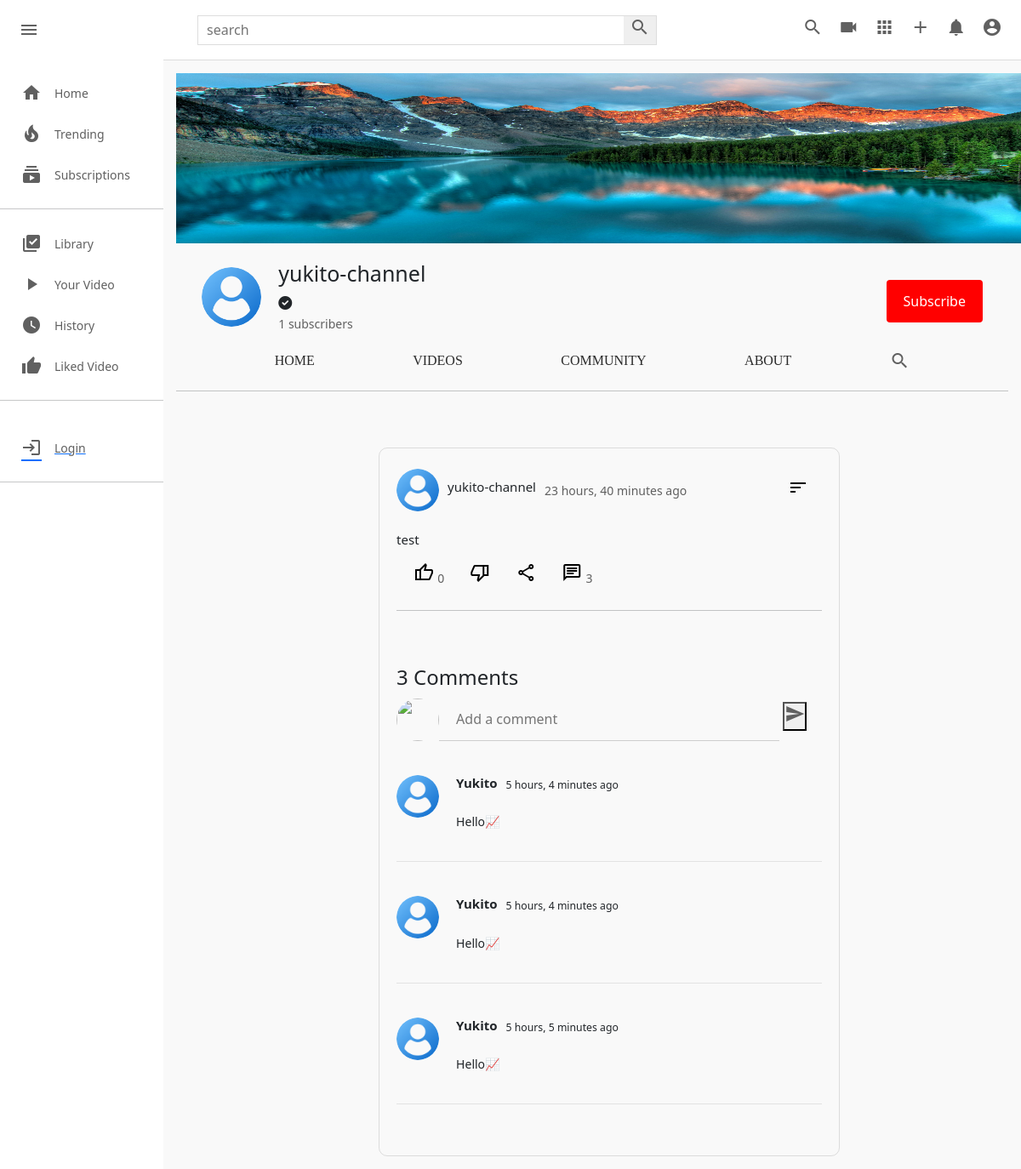
The app's page /c/1/community/3/ with its own data.
### channel/models.py (models this page shows, shortened)
class Channel(models.Model):
    channel_art=models.ImageField(upload_to=user_directory_path,default='images/channel-art.jpg')
    image=models.ImageField(upload_to=user_directory_path,default='images/user-image.png')
    full_name=models.CharField(max_length=100)
    channel_name=models.CharField(max_length=100)
    description=models.TextField(null=True,blank=True)
    keyword=TaggableManager(blank=True)
    date=models.DateTimeField(auto_now_add=True)
    status=models.CharField(choices=STATUS,max_length=100,default='Active')
    user=models.OneToOneField(User,on_delete=models.SET_NULL,null=True,related_name="channel")
    subscribers=models.ManyToManyField(User,related_name="user_subs",blank=True)
    verified=models.BooleanField(default=False)
    total_view=models.PositiveIntegerField(default=0)
    business_email=models.EmailField(null=True,blank=True)
    make_business_email_public=models.BooleanField(default=False)
    business_location=models.CharField(null=True,blank=True,max_length=100)
    make_business_location_public=models.BooleanField(default=False)
    website=models.URLField(default='https://www.udemy.com/home')
    instagram=models.URLField(default='https://www.udemy.com/home')
    facebook=models.URLField(default='https://www.udemy.com/home')
    twitter=models.URLField(default='https://www.udemy.com/home')

class Community(models.Model):
    channel=models.ForeignKey(Channel,on_delete=models.CASCADE)
    image=models.ImageField(upload_to=user_directory_path,null=True,blank=True)
    content=models.TextField(null=True,blank=True)
    date=models.DateTimeField(auto_now_add=True)
    status=models.CharField(choices=STATUS,default='Active',max_length=100)
    likes=models.ManyToManyField(User,blank=True)
    class Meta:
        verbose_name='Community'
        verbose_name_plural='Community Posts'

class CommunityComment(models.Model):
    community=models.ForeignKey(Community,on_delete=models.CASCADE,related_name="comments")
    user=models.ForeignKey(User,on_delete=models.CASCADE)
    comment=models.TextField()
    date=models.DateTimeField(auto_now_add=True)
    active=models.BooleanField(default=True)
    class Meta:
        verbose_name='Community Comments'
        verbose_name_plural='Community Comments'

### userauths/models.py (models this page shows, shortened)
class User(AbstractUser):
    username=models.CharField(max_length=100)
    email=models.EmailField(unique=True,null=True)
    USERNAME_FIELD='email'
    REQUIRED_FIELDS=['username']

### channel/views.py (the view)
# urls.py: path("<channel_name>/community/<int:community_id>/",views.channel_community_detail,name='channel-community-detail'),
def channel_community_detail(request,channel_name,community_id):
    channel = get_object_or_404(Channel,id=channel_name)
    community = Community.objects.get(channel=channel,status='Active',id=community_id)
    comments=CommunityComment.objects.filter(community=community,active=True).order_by('-date')
    context={
        'channel': channel,
        'community':community,
        'comments': comments,
    }
    return render(request,'channel/channel_community_detail.html',context)

### templates/channel/channel_community_detail.html (shortened to what this page needs)
{% extends 'base.html' %}
{% load static %}
{% block style %}
<link rel="stylesheet" href="{% static 'css/style.css' %}" type="text/css">
<link rel="stylesheet" href="{% static 'css/channel-community.css' %}" type="text/css">
<link rel="stylesheet" href="{% static 'css/channel.css' %}" type="text/css">
{% endblock style %}
{% block content %}
    <div class="mainBody">
        {% include 'partials/sidebar.html' %}
        <div class="videos">
            {% include 'channel/partials/channel-header.html' %}
            <div class="video-container">
                <div class="content-border">
                    <div class="content-div">
                        <div class="header-comm">
                            <div class="channel-details">
                                {% if community.channel.image %}
                                <img src="{{community.channel.image.url}}" class="channel-img-com" alt="">
                                {% else %}
                                <img src="https://thumbs.dreamstime.com/b/default-avatar-profile-vector-user-profile-default-avatar-profile-vector-user-profile-profile-179376714.jpg" class="channel-img-com" alt="">
                                {% endif %}
                                <h5>{{community.channel.channel_name}}</h5>
                                <span>{{ community.date|timesince }} ago</span>
                            </div>
                            <div class="dropdown">
                                <button class="dropbtn">
                                    <i class="material-symbols-outlined">sort</i>
                                </button>
                                </div>
                        </div>
                        <div class="content">
                            <h3>{{ community.content }}</h3>
                        </div>
                        <div class="icon-section">
                            <div class="single-icon">
                                <a href="{% url 'com_add_like' community.id %}"><i class="material-icons material-symbols-outlined">thumb_up</i></a>
                                <span>{{ community.likes.all.count }}</span>
                            </div>
                            <div class="single-icon">
                                <a href="{% url 'com_add_like' community.id %}"><i class="material-icons material-symbols-outlined">thumb_down</i></a>
                            </div>
                            <div class="single-icon">
                                <i class="material-icons material-symbols-outlined">share</i>
                            </div>
                            <div class="single-icon">
                                <i class="material-icons material-symbols-outlined">chat</i>
                                <span>{{community.comments.all.count}}</span>
                            </div>
                        </div>
                        <hr><br><br>
                        <div class="comment-section">
                            <h4>{{ community.comments.all.count }} Comment{{ community.comments.all.count|pluralize }}</h4>
                            <div class="create-comment">
                                <div class="create-comment-img">
                                    <img src="{{request.user.channel.image.url}}" alt="">
                                </div>
                                <form action="{% url 'create-comment' community.id %}" method="POST">
                                    <div class="create-comment-input">
                                        <input class="comment-class" name="comment" id="comment" type="text" placeholder="Add a comment">
                                        <button type="submit"><i class="material-icons">send</i></button>
                                    </div>
                                </form>
                            </div>
                            {% for c in comments %}
                            <div class="comment-wrap">
                                <div class="comments">
                                    <div class="comment-img">
                                        <a href="{% url 'channel-profile' c.user.channel.id %}"><img src="{{c.user.channel.image.url}}" alt=""></a>
                                    </div>
                                    <div class="comment-content">
                                        <div class="comment-header">
                                            <h4><b>{{ c.user.username|title }}</b></h4>
                                            <p><small>{{c.date|timesince}} ago</small></p>
                                        </div>
                                        <p>{{ c.comment }}</p>
                                    </div>
                                </div>
                            </div>
                            {% endfor %}
                        </div>
                    </div>
                </div>
            </div>
        </div>
    </div>
{% endblock %}

### templates/channel/partials/channel-header.html (shortened to what this page needs)
{% include 'partials/alert.html' %}
<div class="channel-art">
    {% if channel.channel_art.url %}
    <img  src="{{ channel.channel_art.url }}" alt="">
    {% else %}
    <img src="https://wallpaper.dog/large/10702685.jpg" alt="">
    {% endif %}
</div>
<div class="channel-header flex">
    <div class="channel-img-title flex">
        {% if channel.image %}
        <img class="img" src="{{channel.image.url}}" alt="">
        {% else %}
        <img class="img" src="https://thumbs.dreamstime.com/b/default-avatar-profile-vector-user-profile-default-avatar-profile-vector-user-profile-profile-179376714.jpg" alt="">
        {% endif %}
        <div class="channel-image-texts">
            <h4 class="flex">{{channel.channel_name}}</h4>
            {% if channel.verified == True %} <i class="fas fa-check-circle"></i> {% endif %} <br>
            <span id="count">{{channel.subscribers.all.count}}</span><span> subscribers</span>
        </div>
    </div>
    <div class="channel-header-btns">
        {% if request.user != channel.user %}
        <div><button id="sub_btn" onclick="addsub()" class="channel-subscribe sub_button_channel">Subscribe</button></div>
        {% endif %}
    </div>
</div>
<div class="channel-header-links flex">
    <a href="{% url 'channel-profile' channel.id %}" class="display-this">Home</a>
    <a href="{% url 'channel-videos' channel.id %}" class="display-this">Videos</a>
    <a href="{% url 'channel-community' channel.id %}" class="dont-display-thdis">Community</a>
    <a href="{% url 'channel-about' channel.id %}" class="displhray-this">About</a>
    <a href="" class="dont-display-this"><i class="material-icons">search</i></a>
</div>
<hr>

### static/css/style.css (style rules this page uses)
* { margin: 0; padding: 0; box-sizing: border-box; }
body { font-family: 'Roboto','sans-serif'; }
.material-icons { color: rgb(96, 96, 96); }
.mainBody { height: calc(100vh - 70px); display: flex; overflow: hidden; }
hr { height: 1px; background-color: #e5e5e5; border: none; }
.videos { background-color: #f9f9f9; width: 100%; height: 100%; padding: 15px 15px; border-top: 1px solid #ddd; overflow-y: scroll; }
.video-container { display: flex; flex-direction: row; justify-content: space-around; flex-wrap: wrap; }
.title a, span { text-decoration: none; color: rgb(96, 96, 96); font-size: 14px; }

### static/css/channel-community.css (style rules this page uses)
.content-border { margin-left: 40px; margin-top: 50px; border: solid 1px rgba(92, 92, 92, 0.185); padding: 20px; border-radius: 10px; }
.header-comm { justify-content: space-between; display: flex; }
.channel-details { display: flex; align-items: center; }
.channel-details img { width: 50px; border-radius: 50px; object-fit: cover; height: 50px; }
.channel-details h5 { font-size: 15px; margin-left: 10px; }
.channel-details span { margin-left: 10px; }
.content h3 { font-size: 15px; width: 500px; text-align: justify; font-weight: 400; margin-top: 20px; }
.icon-section { display: flex; align-items: center; }
.single-icon { align-items: center; padding: 10px; padding-left: 20px; }
.material-symbols-outlined { transition: 0.5s; color: black; }
.dropdown { float: left; overflow: hidden; }
.dropdown .dropbtn { font-size: 16px; border: none; outline: none; color: black; padding: 14px 16px; background-color: inherit; font-family: inherit; margin: 0; }
.comment-wrap { display: flex; justify-content: space-between; margin-bottom: 40px; padding-bottom: 20px; border-bottom: 1px solid rgba(0, 0, 0, 0.096); }
.create-comment { display: flex; margin-bottom: 40px; margin-top: 10px; }
.create-comment-img img { width: 50px; height: 50px; object-fit: cover; border-radius: 50px; }
.create-comment-input input { width: 400px; height: 50px; object-fit: cover; border: none; border-bottom: 1px solid rgba(128, 128, 128, 0.363); background: none; }
.create-comment-input input::placeholder { padding-left: 20px; }
.comments { display: flex; }
.comment-img img { width: 50px; height: 50px; object-fit: cover; border-radius: 50px; }
.comment-content { margin-left: 20px; }
.comment-header { display: flex; margin-bottom: 7px; }
.comment-header h4 { font-weight: 600; font-size: 15px; }
.comment-header p { margin-left: 10px; font-weight: 300; }
.comment-content p { font-size: 14px; }
.about-right h4, h5 { margin-bottom: 20px; margin-top: 20px; font-size: 15px; font-weight: normal; }
a { text-decoration: none; }

### static/css/channel.css (style rules this page uses)
.channel-art img { width: 1100px; height: 200px; }
.channel-art { width: 1100px; height: 200px; }
.flex { display: flex; }
.channel-header { margin: 20px 30px; align-items: center; justify-content: space-between; }
.channel-img-title { align-items: center; }
.channel-img-title .img { width: 70px; height: 70px; object-fit: cover; border-radius: 50px; }
.channel-img-title .channel-image-texts { margin-left: 20px; }
.channel-image-texts h4 { font-size: 25px; font-weight: 500; }
.channel-header-btns { display: flex; }
.channel-header-btns .channel-subscribe { background-color: rgb(255, 0, 0); color: white; border-radius:4px; }
.channel-header-links { justify-content: space-evenly; }
.channel-header-links a { text-decoration: none; text-transform: uppercase; font-family: poppins; color: rgb(43, 43, 43); font-weight: 500; }
.sub_button_channel { background-color: red; color: white; border: none; margin-top: 10px; padding: 13px 20px; }

### templates/channel/channel_community_detail.html (style rules this page uses)
a { color: black; }

### records on screen
Channel: channel_art (picture), image (picture), channel_name "yukito-channel", subscribers.all.count "1"
Community: channel.image (picture), channel.channel_name "yukito-channel", date "23 hours, 40 minutes", content "test", likes.all.count "0", comments.all.count "3"
CommunityComment: user.channel.image (picture), user.username "Yukito", date "5 hours, 4 minutes", comment "Hello📈"
CommunityComment: user.channel.image (picture), user.username "Yukito", date "5 hours, 4 minutes", comment "Hello📈"
CommunityComment: user.channel.image (picture), user.username "Yukito", date "5 hours, 5 minutes", comment "Hello📈"
